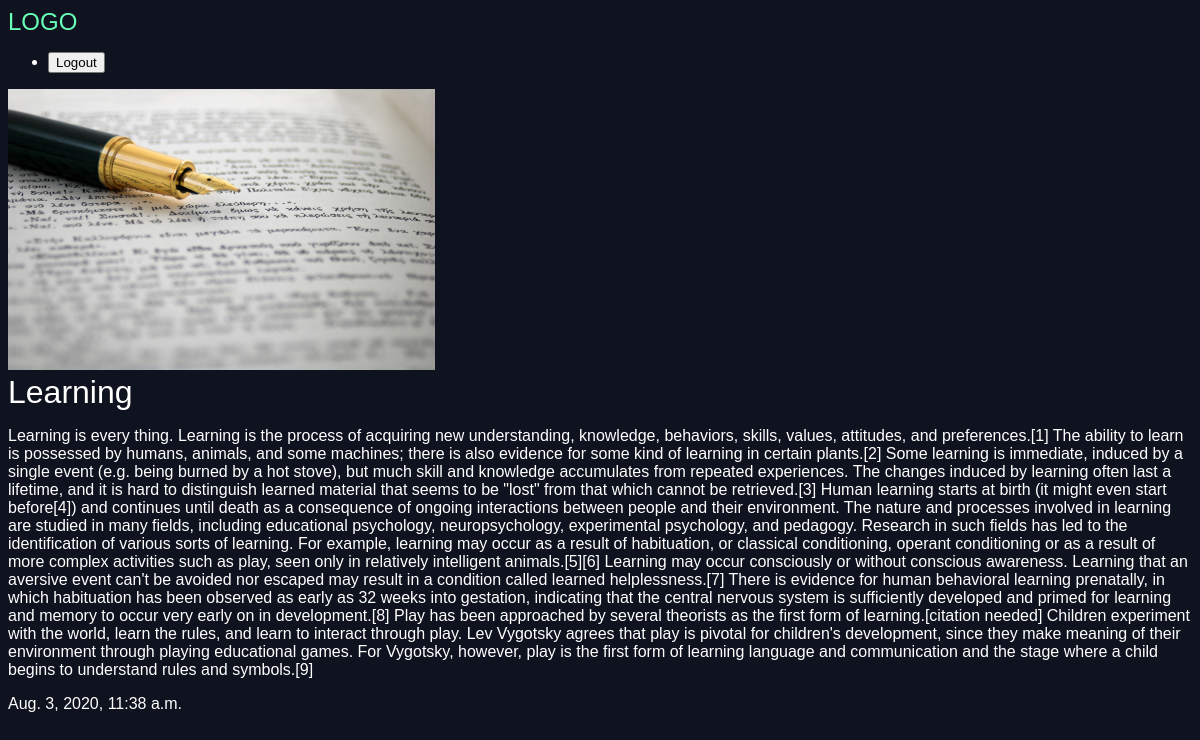
Screenshot of /articles/Learning with the database file from the repository.
### articles/models.py (models this page shows, shortened)
class Article(models.Model):
    title = models.CharField(max_length = 100)
    slug = models.SlugField()
    body = models.TextField()
    date = models.DateTimeField(auto_now_add = True)
    image = models.ImageField(default='default.jpg', blank=True)

### articles/views.py (the view)
# urls.py: path('<slug>', views.articles_detail,name="detail"),
def articles_detail(request, slug):
    article = models.Article.objects.get(slug=slug)
    return render(request, 'articles/article_detail.html', {'article':article})

### articles/templates/articles/article_detail.html (shortened to what this page needs)
{% extends 'base.html' %}
{% block content %}
<div class="article-detail">
  <div class="article">
    <img src="{{article.image.url}}" alt="">
    <h1>{{article.title}}</h1>
    <p>{{article.body}}</p>
    <p>{{article.date}}</p>
  </div>
</div>
{% endblock %}

### assets/styles.css (style rules this page uses)
body { background-color: #0f121f; background-image: url(stars.jpg); background-repeat: no-repeat; background-attachment: fixed; color: #fff; }
body * { font-family: arial; }
h1,h2,h3,h4,h5,h6 { font-weight: normal; margin: 0; }

### rows the page displays
Article: image (placeholder picture), title "Learning", body "Learning is every thing. Learning is the process of acquiring new understanding, knowledge, behaviors, skills, values, attitudes, and preferences.[1] The ability to learn is possessed by humans, animals, and some machines; there is also evidence for some kind of learning in certain plants.[2] Some learning is immediate, induced by a single event (e.g. being burned by a hot stove), but much skill and knowledge accumulates from repeated experiences. The changes induced by learning often last a lifetime, and it is hard to distinguish learned material that seems to be \"lost\" from that which cannot be retrieved.[3] Human learning starts at birth (it might even start before[4]) and continues…", date "Aug. 3, 2020, 11:38 a.m."
